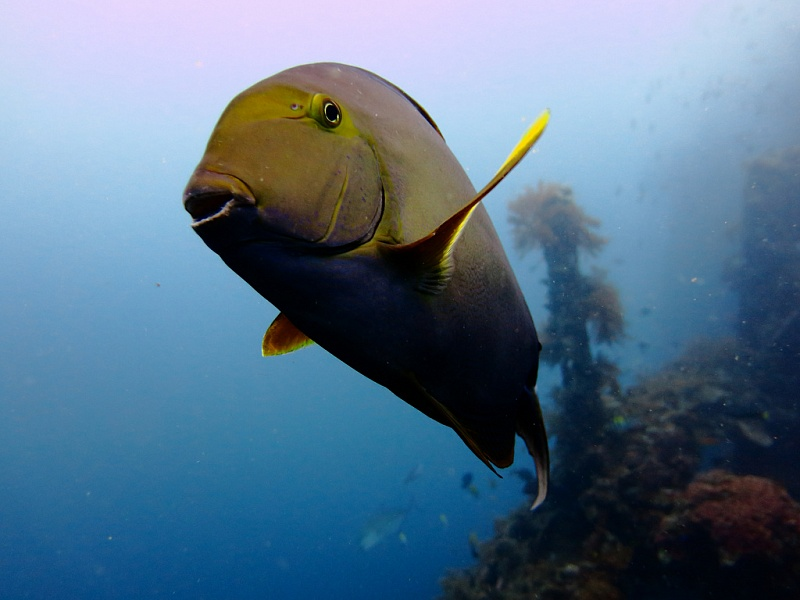
#> input picture 4.2/im1 (1).jpg, 800 x 600 px
$ jupyter execute --allow-errors 'C_4_преобразование_фурье (2).ipynb'   (shell and % lines are left out)
#> lines starting #> are read from the running program, lines starting #| are printed output that depends on the picture
# Вычислительная математика
## Преобразование Фурье

Ярослав Холодов

## Анализ сезонности во временных рядах
Во временных рядах нередко присутствует периодическая (сезонная) составляющая.
Например, продажи в магазинах растут в субботу и воскресение, а также в канун Нового Года. Рост пассажиропотока увеличивается к летним месяцам.
Таких сезонных составляющих может быть много, и выявить их порой непросто. Посмотрим детально, как выделить сезонность во временных рядах.

Для начала смоделируем временной ряд. Предположим, что у нас есть данные о продажах за 3 года с периодом взятия выборки в 1 день.

Пусть в графике продаж присутствуют следующие сезонные факторы:

* Годовой — на Новый Год продажи растут.
* Квартальный — ежеквартально люди получают премии, у них появляется больше денег, и они склонны больше тратить.
* Еженедельный — на субботу и воскресение продажи вырастают.
* Есть некоторый искажающий фактор (шум), влияющий на объем продаж.

Временной ряд создадим с помощью Pandas.DataFrame.

[cell 1]
import pandas as pd
from datetime import date
import numpy as np
import matplotlib.pyplot as plt #Отрисовка графиков
# if using a jupyter notebook
years = 3               #Number of the years
months = 12             #Number of the months per year
quarters = 4            #Number of quarters per a year
weeks = 4               #Number of weeks per month
GBPUSD = pd.DataFrame(columns=['date_time', 'value'])
start_date = date(2019, 1, 1)
end_date = start_date.replace(year=start_date.year + years)
time = pd.date_range(start = start_date, end = end_date, freq = 'D')
print(start_date, end_date, time.shape[0])
GBPUSD['date_time'] = time
GBPUSD.index = time

Берем исходную дату 01.01.2019 в качестве начала временного ряда и количество years = 3, задав частоту дискретизации freq = ‘D’ = 1 день.

В случае с временным рядом, описывающим продажи за определенный промежуток времени,
аналогом общепринятого в цифровой обработке сигналов промежутка в 1 сек., выступает весь интервал взятия выборок,
т.е. SR = количеству дней за 3 года.

[cell 2]
SR = time.size                                              #Total number of samples in the time series
f_year = years                                              #Frequency for the year period
f_quarter = years*quarters                                  #Frequency for the quarter period
f_week = years*months*weeks                                 #Frequency for the week period
fi = np.pi/2                                                #The phase shift
t = np.linspace(0, SR, SR)                                  #Generate time axis
y_year = np.sin(2*np.pi*f_year*t + fi) + 1                  #Create time series for years
y_quarter = 0.7*np.sin(2*np.pi*f_quarter*t + fi) + 1        #Create time series for quarters
y_week = 0.5*np.sin(2*np.pi*f_week*t + fi) + 3              #Create time series for weeks
noise = np.random.uniform(-1.,1., SR)                       #Create noise
y_mix = y_year + y_quarter + y_week + noise + 1.5           #Combine all time series

Соответственно определяем, что:

f_year = years = 3 — частота повторения по годам.
Данные у нас взяты за 3 года, соответственно, частота = 3.

f_quarter = years*quarters = 12 — квартальная частота повторения.

f_week = years*months*weeks = 144 — недельные повторения.

Чтобы визуально гармонические составляющие для годовых, квартальных и недельных сезонных составляющих хорошо визуализировались на графике,
добавляем постоянную составляющую для сдвига по оси y. В этом случае сезонные составляющие получаются более физичными, поскольку отрицательные продажи — это убыток.

Фаза fi = pi/2 смещает максимальное значение на начало года, делая более физичным, поскольку максимум продаж приходится на дату в районе 1 января каждого года.
Можно вместо sin взять cos, чтобы не добавлять фазовый сдвиг.

Поскольку на данный момент в качестве time берется ряд дат, для формирования временной последовательности,
которую можно будет подать в качестве аргумента для sin, нужно сформировать числовую последовательность.
Количество отсчетов в последовательности должно быть равно количеству дат в исходном ряде.
В данном случае максимальное значение в ряде равно SR, и общее количество отсчетов (третий аргумент функции) взято также SR.

Отобразим созданные временные ряды на графике.

[cell 3]
t = np.linspace(0, SR, SR)                 #Generate time axis
print("Частота квартальная:", f_quarter)
print("Частота недельная:", f_week)
fig, ax = plt.subplots(1, 1, figsize=(15, 8))
plt.ylabel('Amplitude = sin(x + fi)')
plt.xlabel('Years')
plt.grid(True, which='both')
plt.plot(time, y_year, label='Year')
plt.plot(time, y_quarter, label='Quarter')
plt.plot(time, y_week, label='Week')
plt.plot(time, y_mix, label='Mix')
legend = ax.legend(loc='upper right', shadow=True, fontsize='x-large')
#legend.get_frame().set_facecolor('C0')
plt.show()
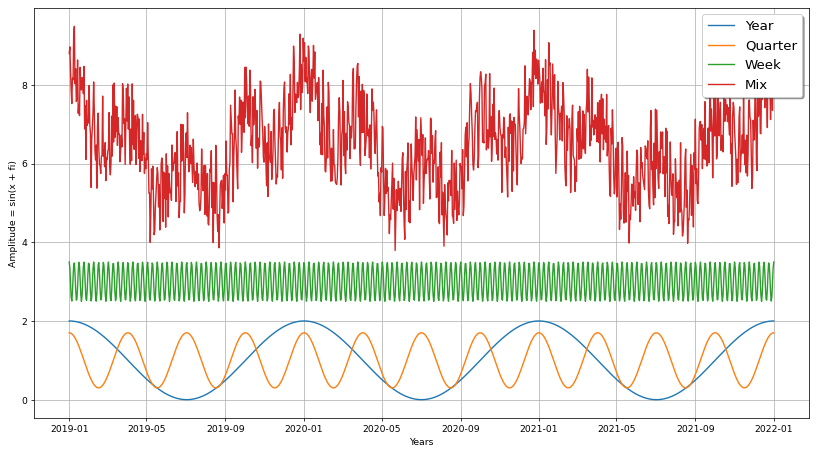
#> figure drawn by matplotlib, 1 panel; curve peaks at x = 1.55e+18, y = 2; curve peaks at x = 1.55e+18, y = 1.7; curve peaks at x = 1.55e+18, y = 3.5

## Дискретное преобразование Фурье

Любой временной ряд может быть представлен в виде суммы гармонических функций с различными амплитудами, частотами и фазами.

Подобный ряд гармонических функций называется рядом Фурье.

Трансформация сигнала во временной области в частотную называется преобразованием Фурье.

В нашем случае ряд Фурье представлен в виде суммы трех гармонических функций.
Это модельный вариант, однако он дает возможность проверить наличие во временном ряде явно выраженных сезонны факторов.
Воспользуемся встроенными функциями Python numpy для дискретного преобразования Фурье.
Поскольку сигнал действительный, то для ускорения использовалась функция rfft.

[cell 4]
#SR = t.size  #частота дискретизации, отсчётов в секунду
N = SR # длина входного массива.
# Вычисляем преобразование Фурье. Сигнал действительный, поэтому надо использовать rfft, это быстрее, чем fft
spectrum = np.fft.rfft(y_week)
orig = spectrum.copy()
freq = np.fft.rfftfreq(N, 1./SR) #Frequency axis
spectrum = 1/N * np.abs(spectrum)
spectrum[1:] = spectrum[1:]*2 # Удваиваем значение амплитуды всех гармоник за исключением 0-й

Амплитуда 0-й гармоники (постоянная составляющая — сдвиг по оси y) не требует преобразования по амплитуде.
Амплитуду других гармоник необходимо умножить на 2, чтобы получить корректное значение амплитуды исходного гармонического сигнала.
Частота временного ряда = 144, говорит об 144 изменениях за период в 3 года.

[cell 5]
fig, ax = plt.subplots(1, 1, figsize=(15, 8))
plt.plot(freq, spectrum)
# rfftfreq сделает всю работу по преобразованию номеров элементов массива в частоту
# интересует только спектр амплитуд, поэтому используем abs из numpy (действует на массивы поэлементно)
# делим на число элементов, чтобы скорректировать амплитуду. Постоянные составляющие должны совпадать в смоделированном гармоническом сигнале и в спектре
plt.xlabel(u'Частота')
plt.ylabel(u'Значение')
plt.title(u'Спектр')
plt.grid(True)
plt.show()
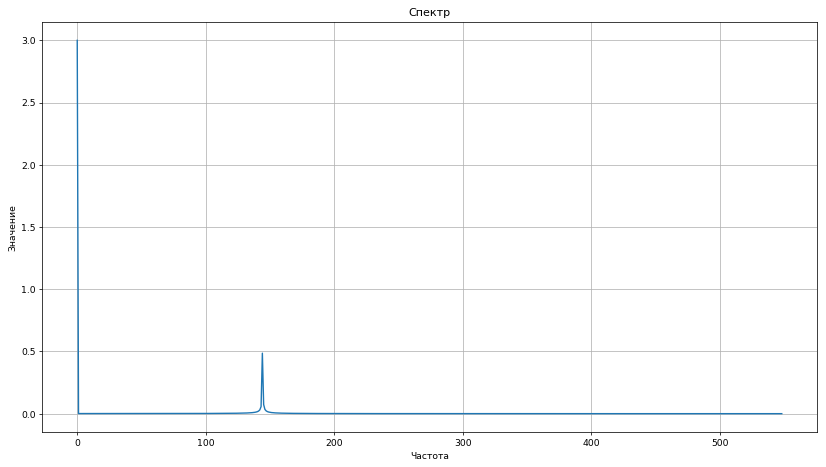
#> figure drawn by matplotlib, 1 panel; curve peaks at x = 0, y = 3

Заметим, что полученная постоянная составляющая равна 3, что соответствует исходной величине амплитуды, заданной при создании функции.
Постоянная составляющая (0-я гармоника) нередко значительная, поэтому отобразим на другом графике полученное преобразование, исключив гармонику с 0-й частотой.

[cell 6]
fig, ax = plt.subplots(1, 1, figsize=(15, 8))
plt.plot(freq[1:], spectrum[1:])
plt.xlabel(u'Частота')
plt.ylabel(u'Значение')
plt.title(u'Спектр')
plt.grid(True)
plt.show()
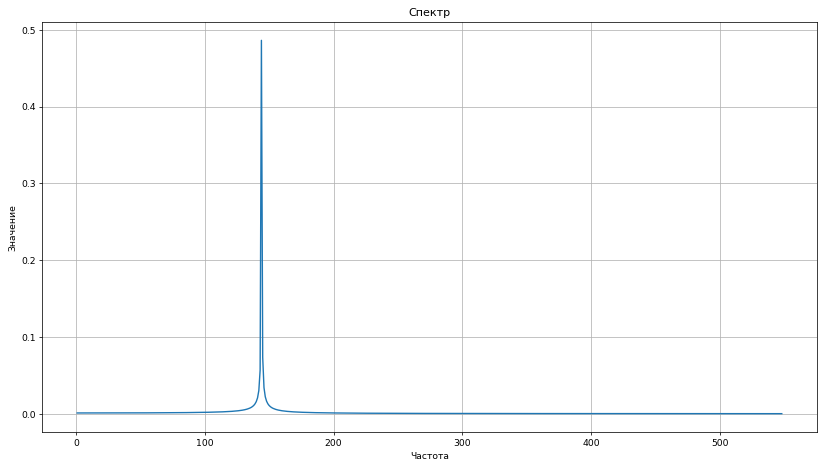
#> figure drawn by matplotlib, 1 panel; curve peaks at x = 144, y = 0.486

Как видно по графику, на частоте, равной 144, выявлена гармоника с амплитудой 0.5, что соответствует заданной при моделировании временного ряда.

Сделаем теперь преобразование Фурье для смешанного временного ряда, заменив аргумент на y_mix.

[cell 7]
spectrum = np.fft.rfft(y_mix)
orig = spectrum.copy()
spectrum = 1/N * np.abs(spectrum)
spectrum[1:] = spectrum[1:]*2
fig, ax = plt.subplots(1, 1, figsize=(15, 8))
plt.plot(freq[1:], spectrum[1:])
plt.xlabel(u'Частота')
plt.ylabel(u'Значение')
plt.title(u'Спектр')
plt.grid(True)
plt.show()
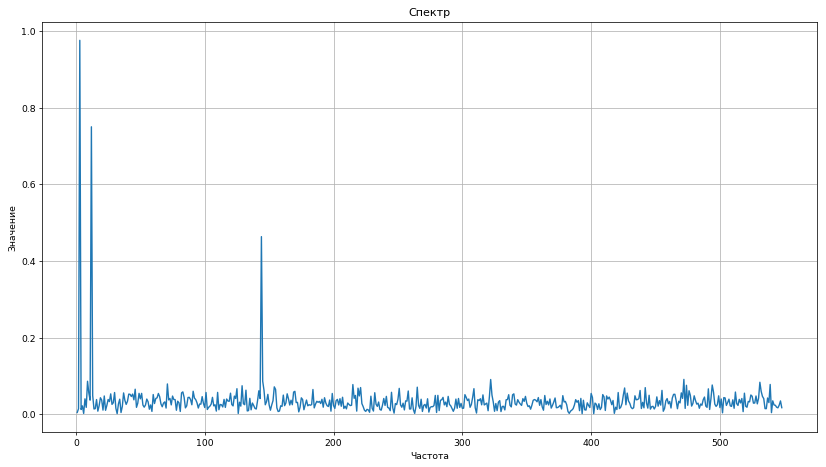
#> figure drawn by matplotlib, 1 panel; curve peaks at x = 3, y = 0.976

На графике видно, что амплитуда самой низкой годовой (с частотой = 3) = 1, квартальной (с частотой = 12) = 0.7 и недельной (с частотой = 144) = 0.5 на фоне гармоник «белого шума» с низкой амплитудой.

В частотной области легко произвести очистку исходного временного ряда, отбросив значения ниже определенного уровня, соответствующие шуму, и оставив только нужные гармоники.
Затем можно произвести обратное преобразование Фурье и получить исходный временной ряд, очищенный от шума.

[cell 8]
orig_wo_noise = orig.copy()
orig_wo_noise[orig_wo_noise < 70] = 0
s = np.fft.irfft(orig_wo_noise)
fig, ax = plt.subplots(1, 1, figsize=(15, 8))
plt.ylabel('Amplitude')
plt.xlabel('Years')
plt.grid(True, which='both')
plt.plot(time[:-1], s, label='Orig')
legend = ax.legend(loc='upper right')
plt.show()
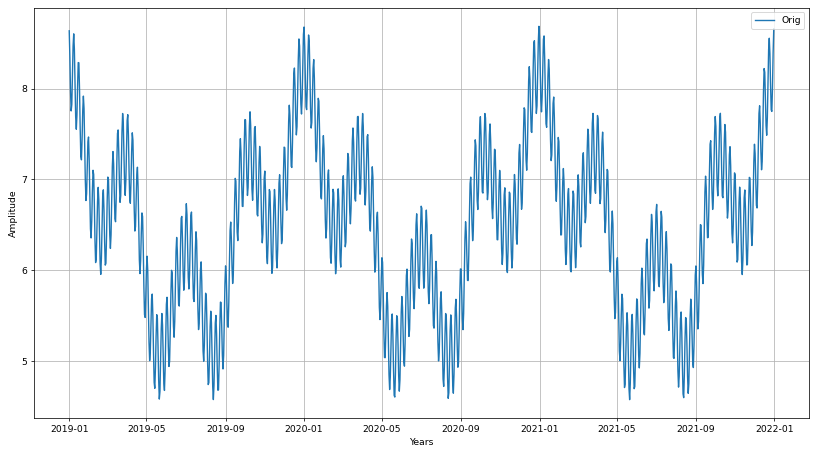
#> figure drawn by matplotlib, 1 panel; curve peaks at x = 1.61e+18, y = 8.69

При анализе наблюдений важно понимать, есть ли во временном ряде явно выраженные сезонные факторы.
Нейронные сети позволяют выявить подобные закономерности неявно, работая как «черный ящик», т.е. предсказание может быть весьма точным, но почему оно такое, понять нельзя.
Нередко матобработка временного ряда перед подачей на нейронную сеть позволяет существенно улучшить качество прогноза нейронкой.
Поэтому предварительный анализ временного ряда различными преобразованиями, в т.ч. Фурье весьма полезны.

# Задание 1. Фурье-преобразование картинки.

Сделайте преобразование Фурье от картинки в файле im1.jpg, используя файл rian.py.   Сохраните двумерный фурье-образ в файле out.jpg (параметры цвета r, g, b округлять до целых чисел).  Удалите из фурье-образа верхнюю половину пространственных частот по каждой координате. Сделайте обратное преобразование и сохраните в файле  out2.jpg

Указание.

Методом двумерного преобразования Фурье (two-dimensional Fourier transform - 2-DFT) является преобразование Фурье, произведенное над двумерным массивом данных. Рассмотрим двумерный массив данных.  Эти данные имеют два измерения: x и y. Преобразование Фурье над данными производится сначала в одном, а затем в другом направлениях.

Первая часть преобразования Фурье проводится в x измерении. Вторая часть преобразования Фурье производится в y измерении.

[cell 9]
from PIL import Image
im = Image.open("im1 (1).jpg")
#> im is the input picture: PIL image 800x600 RGB; mean R, G, B 87.9, 115.5, 138.7

pixels = np.array(im)
pr, pg, pb = pixels[::,::,0], pixels[::,::,1], pixels[::,::,2]
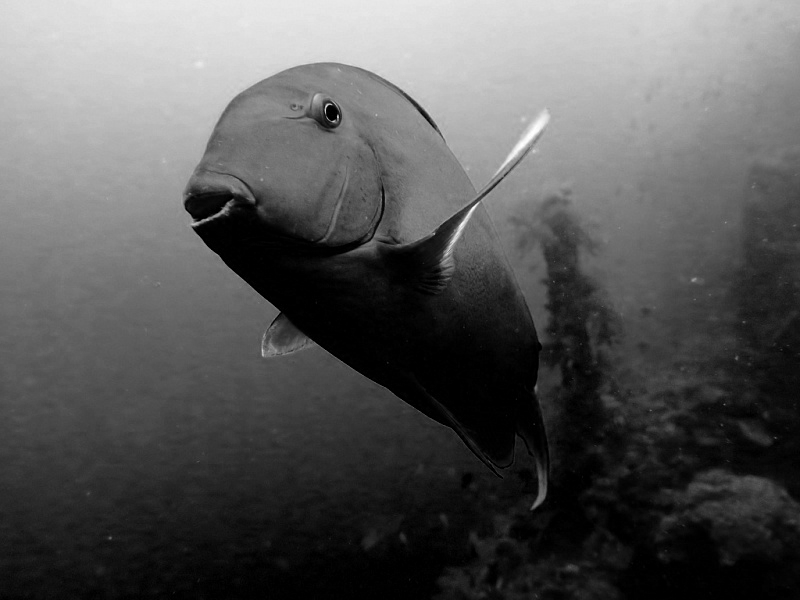
#> pr: shape (600, 800); min 0, max 255, mean 87.9
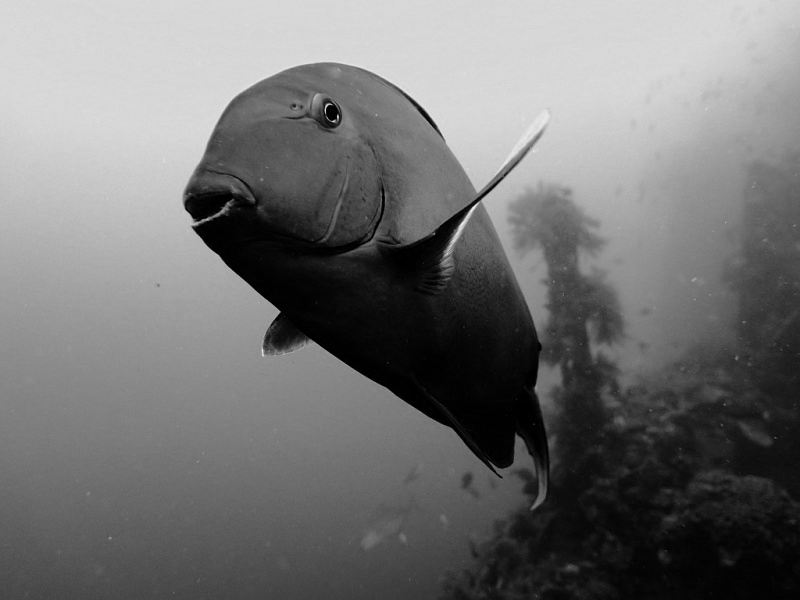
#> pg: shape (600, 800); min 0, max 239, mean 115.5
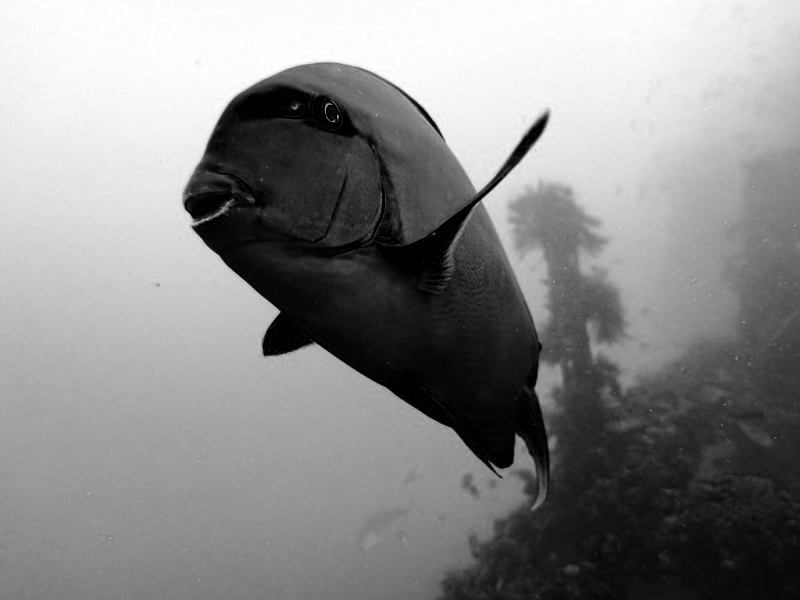
#> pb: shape (600, 800); min 0, max 255, mean 138.7

[cell 10]
res = np.fft.fft2(pr)
res[np.abs(res) > np.abs(res).max()//2] = 0
out_r = np.fft.ifft2(res)
res = np.fft.fft2(pg)
res[np.abs(res) > np.abs(res).max()//2] = 0
out_g = np.fft.ifft2(res)
res = np.fft.fft2(pb)
res[np.abs(res) > np.abs(res).max()//2] = 0
out_b = np.fft.ifft2(res)

arr = np.zeros(pixels.shape)
arr[:,:,0], arr[:,:,1], arr[:,:,2] = out_r, out_g, out_b
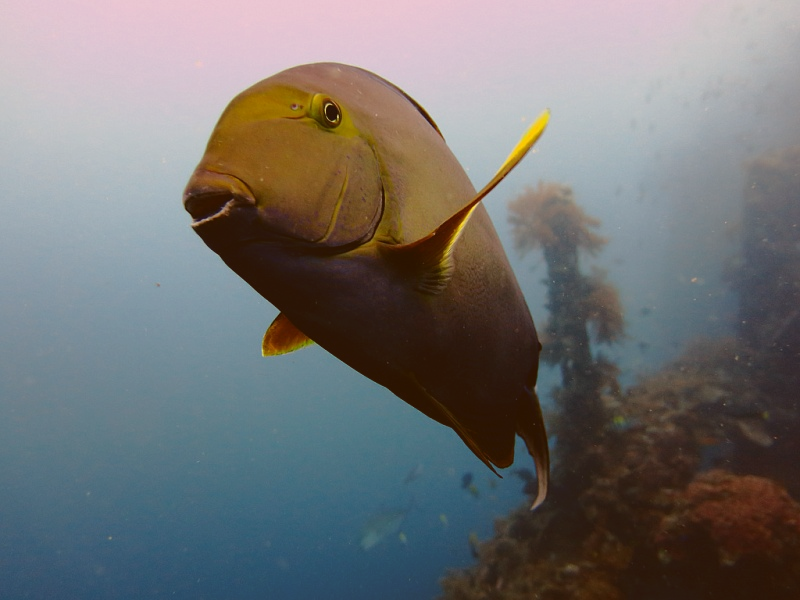
#> arr: shape (600, 800, 3) float64; mean of channels 0, 1, 2 0, 0, 0; drawn with min black and max white


plt.figure(figsize=(10, 6))
plt.subplot(121)
plt.imshow(im)

plt.subplot(122)
plt.imshow(arr)
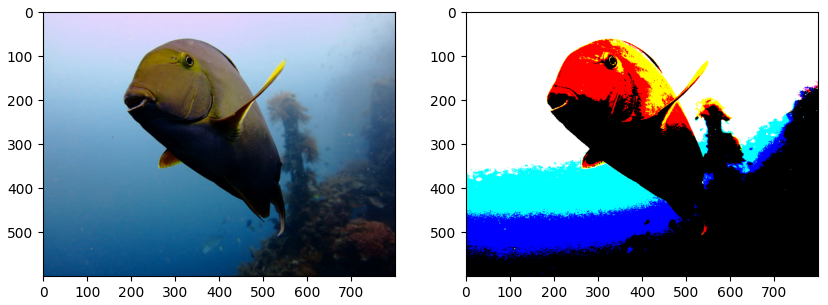
#> figure drawn by matplotlib, 2 panels
